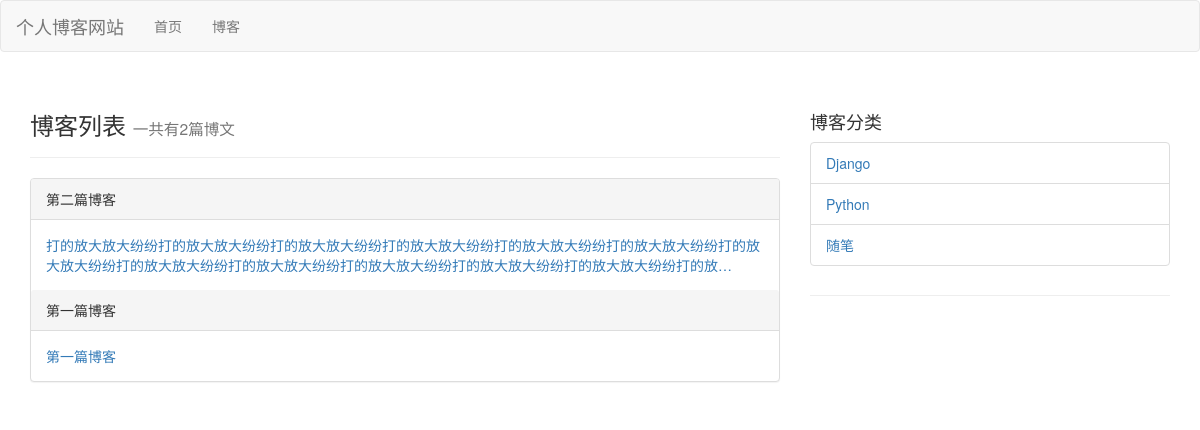
Page /blog/type/3 on the committed database.
### blog/models.py (models this page shows, shortened)
class Blog(models.Model):
    title = models.CharField(max_length=50)
    content = models.TextField()
    author = models.ForeignKey(User, on_delete=models.DO_NOTHING)
    blog_type = models.ForeignKey(BlogType, on_delete=models.DO_NOTHING)
    create_time = models.DateTimeField(auto_now_add=True)
    update_time = models.DateTimeField(auto_now=True)
    class Meta:
        ordering = [
            '-create_time',
        ]

class BlogType(models.Model):
    type_name = models.CharField(max_length=15)
    def __str__(self):
        return self.type_name

### blog/views.py (the view)
# urls.py: path('type/<int:blog_type_id>', blog_type_list, name='blog_type_list'),
def blog_type_list(requests, blog_type_id):
    blog_type = get_object_or_404(BlogType, id=blog_type_id)
    blogs = Blog.objects.filter(blog_type=blog_type.id)
    blog_types = BlogType.objects.all()
    return render(requests, 'blog/blog_type_list.html', {
        'blog_type': blog_type,
        'blogs': blogs,
        "blog_types": blog_types
    })

### templates/blog/blog_type_list.html (shortened to what this page needs)
{% extends 'base.html' %}
{% block content %}
    <div class="container">
        <div class="row">
            <div class="col-md-8">
                <div class="page-header">
                    <h3>博客列表 <small>一共有{{ blogs|length }}篇博文</small></h3>
                </div>
                <div class="panel panel-default">
                    {% for blog in blogs %}
                    <div class="panel-heading"> {{ blog.title }}</div>
                    <div class="panel-body"><a href="{% url 'blog_detail'  blog.id %}">{{ blog.content|truncatechars:100 }}</a></div>
                    {% endfor %}
                </div>
            </div>
            <div class="col-md-4 ">
                <div class="page-header">
                    <h4>博客分类</h4>
                    <ul class="list-group">
                        {% for blog_type in blog_types %}
                            <li class="list-group-item"><a href="{% url 'blog_type_list' blog_type.id %}">{{ blog_type }}</a></li>
                        {% endfor %}
                    </ul>
                </div>
            </div>
        </div>
    </div>
{% endblock %}

### templates/base.html (shortened to what this page needs)
<!DOCTYPE html>
<html lang="zh-CN">
<head>
    <link rel="stylesheet" href="/static/css/base.css">
    <link rel="stylesheet" href="/static/bootstrap3.3.7/css/bootstrap.min.css">
</head>
<body>
    <div class="navbar navbar-default">
        <div class="container-fluid">
            <div class="navbar-header">
                <a class="navbar-brand" href="/">个人博客网站</a>
            </div>
            <div class="collapse navbar-collapse" id="bs-example-navbar-collapse-1">
                <ul class="nav navbar-nav">
                    <li class="{% block home_header %}{% endblock %}"><a href="/">首页</a></li>
                    <li class="{% block blog_header %}{% endblock %}"><a href="{% url 'blog_list' %}">博客</a></li>
                </ul>
            </div>
        </div>
    </div>
    {% block content%}{% endblock %}
</body>
</html>

### static/css/base.css (style rules this page uses)
* { margin: 0; padding: 0; }

### rows in the picture
Blog: title "第二篇博客", content "打的放大放大纷纷打的放大放大纷纷打的放大放大纷纷打的放大放大纷纷打的放大放大纷纷打的放大放大纷纷打的放大放大纷纷打的放大放大纷纷打的放大放大纷纷打的放大放大纷纷打的放大放大纷纷打的放大放大纷纷打的放…"
Blog: title "第一篇博客", content "第一篇博客"
BlogType: type_name "Django"
BlogType: type_name "Python"
BlogType: type_name "随笔"

### other values in the picture
{{ blogs|length }} "2"
